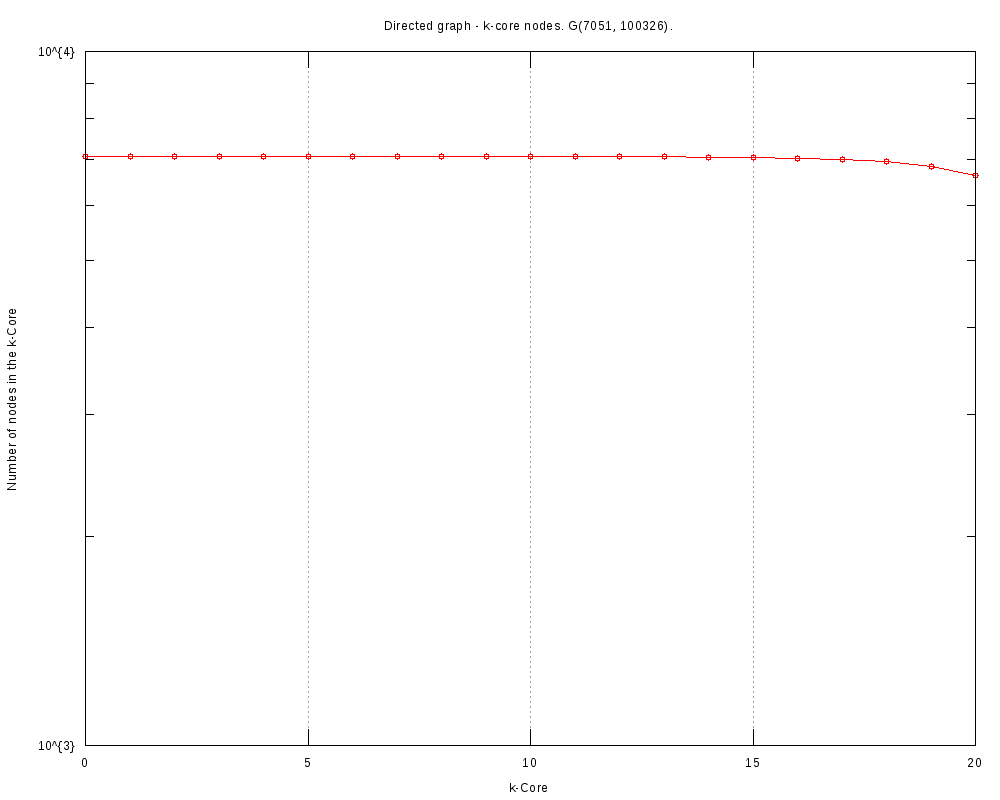

Write the gnuplot code that produced this figure.
#
# Directed graph - k-core nodes. G(7115, 103406). (Sun Oct 29 16:39:27 2017)
#

set title "Directed graph - k-core nodes. G(7115, 103406)."
set key bottom right
set logscale y 10
set format y "10^{%L}"
set mytics 10
set grid
set xlabel "k-Core"
set ylabel "Number of nodes in the k-Core"
set tics scale 2
set terminal png font arial 10 size 1000,800
set output 'coreNodes.EUC.png'
plot 	"coreNodes.EUC.tab" using 1:2 title "" with linespoints pt 6
